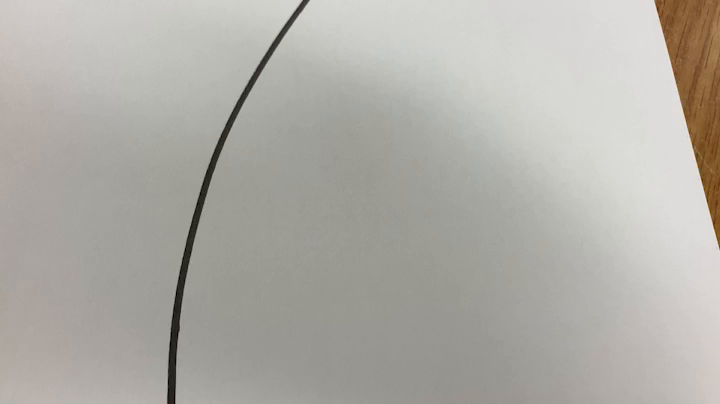
//> input picture frame 30 of SelfDrivingCar/SelfDrivingCar/14.mp4, 720 x 404 px
$ ./lanedetected   (built with g++ and OpenCV 4)
//> lines starting //> are read from the running program, lines starting //| are printed output that depends on the picture; after the words box and inside, x2 and y2 are one past the last pixel; in counts of white or black regions, pixels touching at a corner belong together
#include <iostream>
#include <opencv2/opencv.hpp>
#include <opencv2/core.hpp>
#include <opencv2/highgui.hpp>
#include <opencv2/imgproc.hpp>

using namespace std;
using namespace cv;

int main(void)
{
    VideoCapture cap("14.mp4");

    cap.set(CAP_PROP_FRAME_WIDTH, 320);
    cap.set(CAP_PROP_FRAME_HEIGHT, 240);

    if (!cap.isOpened())
    {
        cout << "비디오 오픈 실패" << endl;
        return -1;
    }

    for (;;)
    {
        Mat frame;
        cap.read(frame);
//> frame is the input picture: 404 rows x 720 cols, CV_8UC3; mean B, G, R 167.6, 173.6, 176.4
        //flip(frame, frame, 1);
        //imshow("frame", frame);

        Mat contours;
        Canny(frame, contours, 200, 250);
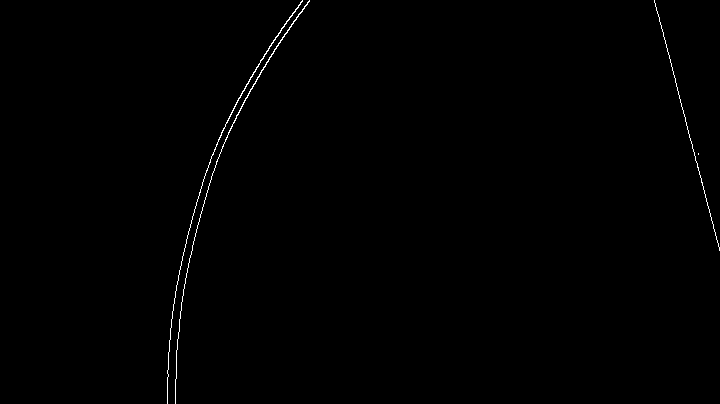
//> contours: 404 rows x 720 cols, CV_8UC1; 0.42% white in thin lines or dots, all inside (x1, y1, x2, y2) = (167, 0, 720, 404)
        imshow("Canny", contours);

        //선 감지를 위한 허프변환
        vector<Vec2f> lines;
        HoughLines(contours, lines, 1, CV_PI / 180, 80);
//> lines = 5 lines (rho, theta): [-631, 2.88], [-636, 2.9], [263, 0.51], [262, 0.52], [264, 0.47]

        Mat result(contours.rows, contours.cols, CV_8U, Scalar(255));

        vector<Vec2f>::const_iterator it = lines.begin();
        vector<Vec2f> mean;

        while (it != lines.end())
        {
            float rho = (*it)[0];      //첫번째 요소는 rho 거리
            float theta = (*it)[1];      //두번째 요소는 delta 각도
            if (theta < CV_PI / 4. || theta > 3. * CV_PI)//수직 행
            {
                Point pt1(rho / cos(theta), 0);      //첫행에서 해당 선의 교차점
                Point pt2((rho - result.rows * sin(theta)) / cos(theta), result.rows);
                //마지막 행에서 해당선의 교차점
                line(frame, pt1, pt2, Scalar(255, 0, 0), 2);
                cout.setf(ios::fixed);
                cout.precision(3);

                if (cos(2 * theta) >= 0.95)
                    cout << "직진 \t theta : " << theta << endl;
                else if (cos(2 * theta) < 0.95 && theta < 1)
                    cout << "우회전 \t theta : " << theta << endl;
                else if (cos(2 * theta) < 0.95 && theta > 1)
                    cout << "좌회전 \t theta : " << theta << endl;
            }
            else
            {
                Point pt1(0, rho / sin(theta));
                Point pt2(result.cols, (rho - result.cols * cos(theta)) / sin(theta));

                line(frame, pt1, pt2, Scalar(0, 0, 255), 2);
            }
            ++it;
        }
//> this loop made 5 passes
//> (rho, theta, pt1, pt2) on passes 1 to 5: (-631, 2.88, Point(0, -2437), Point(720, 249)), (-636, 2.9, Point(0, -2628), Point(720, 258)), (263, 0.506, Point(300, 0), Point(76, 404)), (262, 0.524, Point(302, 0), Point(69, 404)), (264, 0.471, Point(296, 0), Point(90, 404))
//| 우회전 	 theta : 0.506
//| 우회전 	 theta : 0.524
//| 우회전 	 theta : 0.471
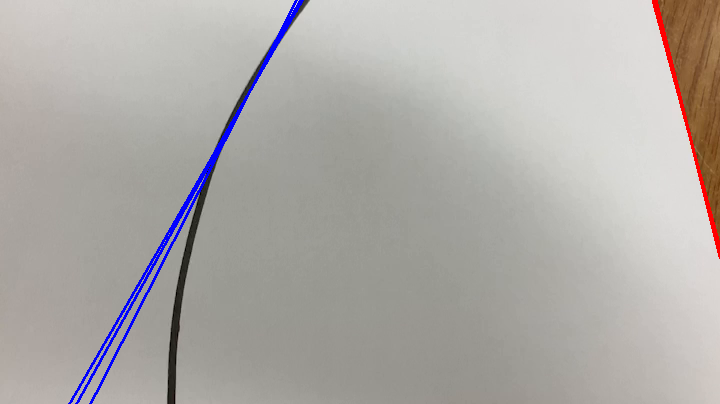
//> frame: 404 rows x 720 cols, CV_8UC3; 1.44% of pixels changed, all inside (x1, y1, x2, y2) = (68, 0, 720, 404)

        imshow("Original", frame);

        if (waitKey(20) == 27)
//> the Esc key is pressed
            break;
    }
}

$ run again, starting later in the video
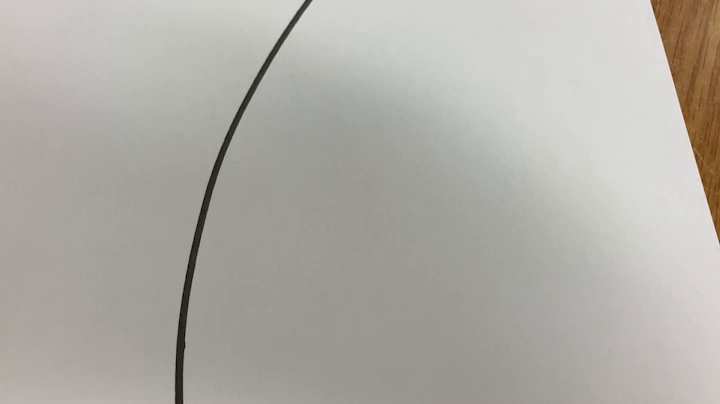
//> input picture frame 139 of SelfDrivingCar/SelfDrivingCar/14.mp4, 720 x 404 px
//> frame is the input picture: 404 rows x 720 cols, CV_8UC3; mean B, G, R 167.2, 173.2, 175.7
//> `Canny(frame, contours, 200, 250);`:
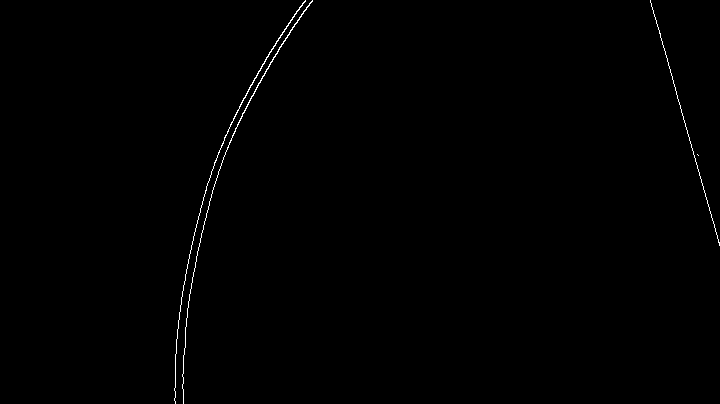
//> contours: 404 rows x 720 cols, CV_8UC1; 0.42% white in thin lines or dots, all inside (x1, y1, x2, y2) = (174, 0, 720, 404)
//> lines = 5 lines (rho, theta): [-624, 2.86], [268, 0.47], [267, 0.51], [-629, 2.88], [266, 0.52]
//> the loop `while (it != lines.end())` made 5 passes
//> (rho, theta, pt1, pt2) on passes 1 to 5: (-624, 2.86, Point(0, -2263), Point(720, 247)), (268, 0.471, Point(300, 0), Point(94, 404)), (267, 0.506, Point(305, 0), Point(81, 404)), (-629, 2.88, Point(0, -2430), Point(720, 256)), (266, 0.524, Point(307, 0), Point(73, 404))
//> (printed output is left out)
//> after the loop `while (it != lines.end())`:
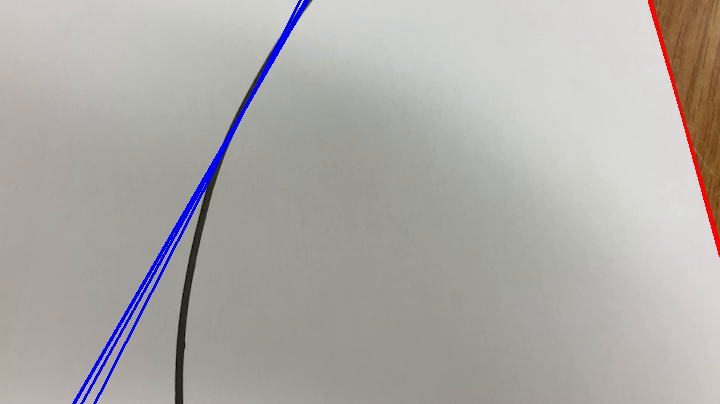
//> frame: 404 rows x 720 cols, CV_8UC3; 1.51% of pixels changed, all inside (x1, y1, x2, y2) = (72, 0, 720, 404)

$ run again, starting later in the video
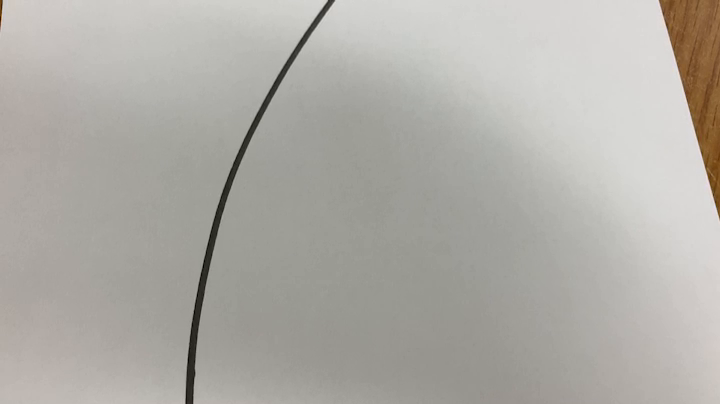
//> input picture frame 247 of SelfDrivingCar/SelfDrivingCar/14.mp4, 720 x 404 px
//> frame is the input picture: 404 rows x 720 cols, CV_8UC3; mean B, G, R 167.1, 173, 175.5
//> `Canny(frame, contours, 200, 250);`:
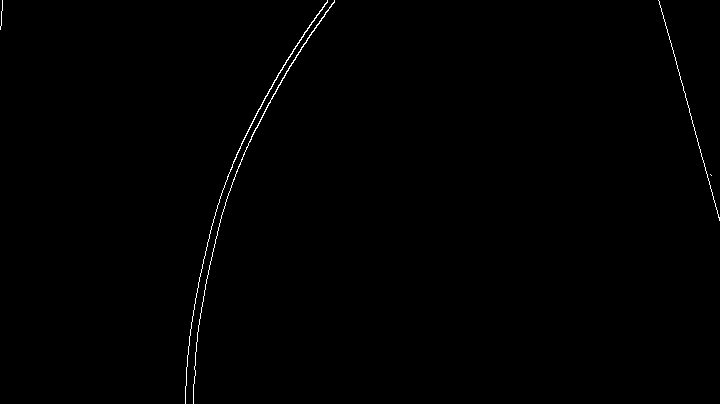
//> contours: 404 rows x 720 cols, CV_8UC1; 0.43% white in thin lines or dots
//> lines = 9 lines (rho, theta): [-637, 2.88], [286, 0.49], [285, 0.51], [-632, 2.86], [283, 0.54], [279, 0.58], [277, 0.59], [284, 0.52], [264, 0.23]
//> the loop `while (it != lines.end())` made 9 passes
//> (rho, theta, pt1, pt2) on passes 1 to 8: (-637, 2.88, Point(0, -2461), Point(720, 225)), (286, 0.489, Point(323, 0), Point(109, 404)), (285, 0.506, Point(325, 0), Point(101, 404)), (-632, 2.86, Point(0, -2292), Point(720, 218)), (283, 0.541, Point(330, 0), Point(87, 404)), (279, 0.576, Point(332, 0), Point(70, 404)), (277, 0.593, Point(334, 0), Point(61, 404)), (284, 0.524, Point(327, 0), Point(94, 404))
//> (printed output is left out)
//> after the loop `while (it != lines.end())`:
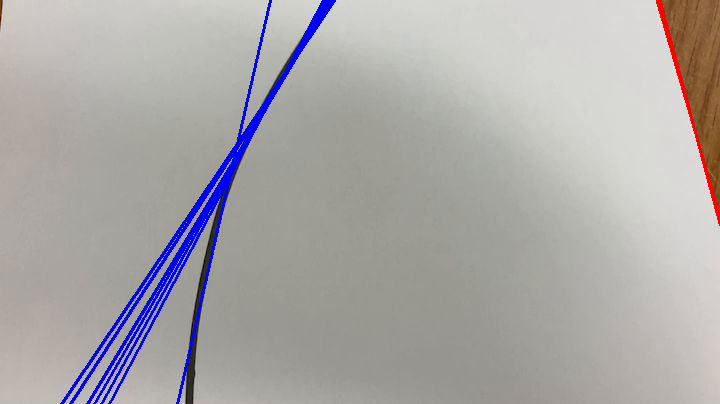
//> frame: 404 rows x 720 cols, CV_8UC3; 2.9% of pixels changed, all inside (x1, y1, x2, y2) = (60, 0, 720, 404)
